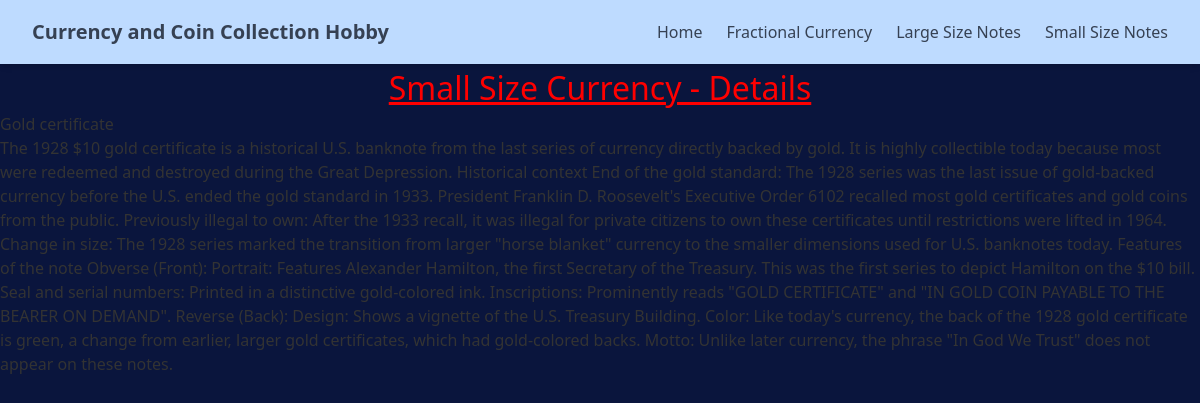
/small_size_notes/1/, run on the app's committed database.
### small_size_notes/models.py (models this page shows, shortened)
class smallSizeCurrencyVariety(models.Model):
    SMALL_SIZE_TYPE = [
        ('Gold Certificates', 'Gold Certificates'),
        ('Silver Certificates', 'Silver Certificates'),
        ('Legal Tender', 'Legal Tender'),
        ('Federal Reserve Bank Note', 'Federal Reserve Bank Note'),
        ('Federal Reserve Note5', 'Federal Reserve Note'),
        ('Treasury or Coin Note', 'Treasury or Coin Note'),
        ('National Bank Note', 'National Bank Note'),
    ]
    DENOMINATION = [
        ('$1',  'One Dollars'),
        ('$2',  'Two Dollars'),
        ('$5',  'Five Dollars'),
        ('$10', 'Ten Dollars'),
        ('$20', 'Twenty Dollars'),
        ('$50', 'Fifty Dollars'),
        ('$50', 'Hundred Dollars'),
    ]
    name = models.CharField(max_length=100)
    year = models.CharField(max_length=100, default='2025')
    fr_number = models.IntegerField(default=0, help_text="Fr Number.")
    serial_number = models.CharField(default='', max_length=32)
    price_paid = models.DecimalField(max_digits=10, decimal_places=2, default=0.00)
    image = models.ImageField(upload_to='small_size_notes_inventory/')
    date_added = models.DateTimeField(default=timezone.now)
    denomination = models.CharField(max_length=5, choices=DENOMINATION)
    type = models.CharField(max_length=25, choices=SMALL_SIZE_TYPE)
    description = models.TextField(default='')

### small_size_notes/views.py (the view)
# urls.py: path('<int:smallsize_id>/', views.smallsize_details, name='smallnote_detail'),
def smallsize_details(request, smallsize_id):
    smallnote = get_object_or_404(smallSizeCurrencyVariety, pk=smallsize_id)
    return render(request, 'small_size_notes/smallsize_note_detail.html', { 'smallsizenote': smallnote })

### small_size_notes/templates/small_size_notes/smallsize_note_detail.html (shortened to what this page needs)
{% extends "layout.html" %}
{% block content %}
<h1> Small Size Currency - Details </h1>
<h3>{{smallsizenote.name}}</h3>
<p>{{smallsizenote.description}}</p>
{% endblock %}

### static/style.css (style rules this page uses)
body { font-family: 'Segoe UI', Tahoma, Geneva, Verdana, sans-serif; margin: 0; background-color: #0a153d; color: #333; }
h1 { text-align: center; font-size: 2em; color: red; text-decoration: underline; }

### data on the page
smallSizeCurrencyVariety: name "Gold certificate", description "The 1928 $10 gold certificate is a historical U.S. banknote from the last series of currency directly backed by gold. It is highly collectible today because most were redeemed and destroyed during the Great Depression. Historical context End of the gold standard: The 1928 series was the last issue of gold-backed currency before the U.S. ended the gold standard in 1933. President Franklin D. Roosevelt's Executive Order 6102 recalled most gold certificates and gold coins from the public. Previously illegal to own: After the 1933 recall, it was illegal for private citizens to own these certificates until restrictions were lifted in 1964. Change in size: The 1928 series marked the transition…"
